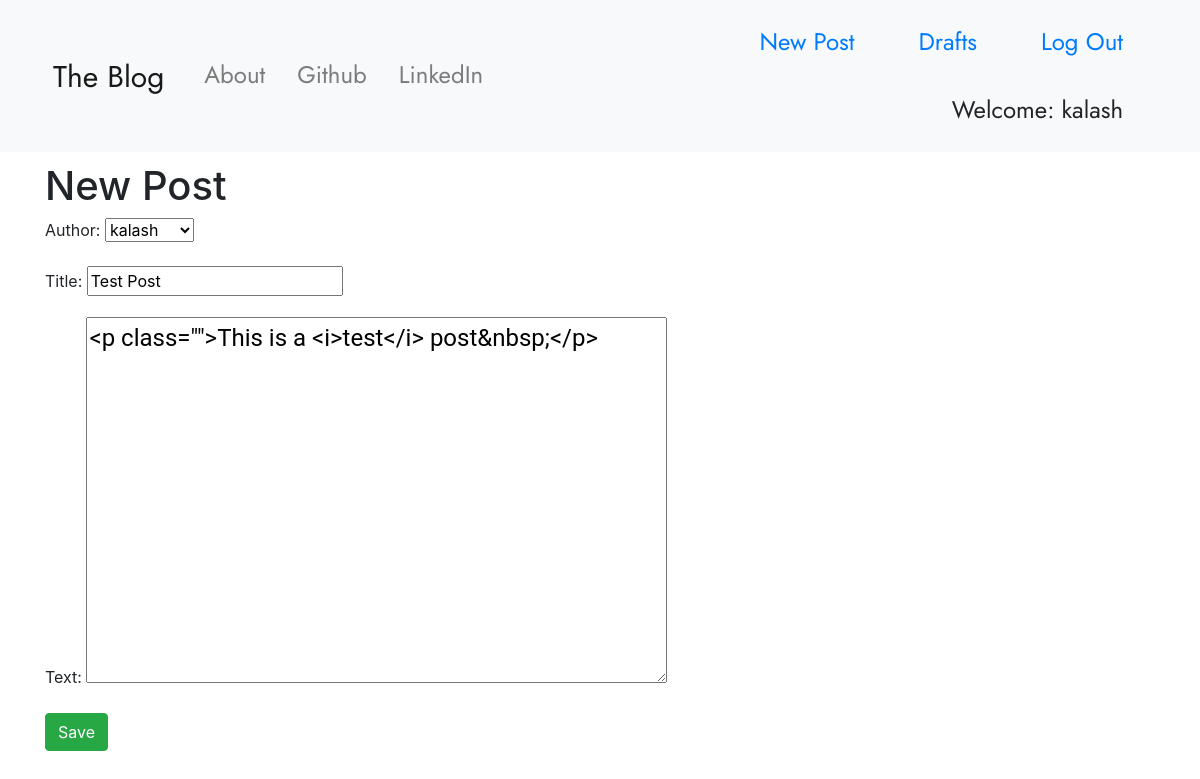
Screenshot of /post/1/edit/ (signed in) with the database file from the repository.
### blog/models.py (models this page shows, shortened)
class Post(models.Model):
    author = models.ForeignKey('auth.User',on_delete=models.CASCADE)
    title = models.CharField(max_length=200)
    text = models.TextField()
    created_date = models.DateTimeField(default=timezone.now())
    published_date = models.DateTimeField(blank=True,null=True)

### blog/views.py (the view)
# urls.py: path('post/<int:pk>/edit/',views.PostUpdateView.as_view(),name='post_edit'),
class PostUpdateView(LoginRequiredMixin,UpdateView):
    login_url = '/login/'
    redirect_field_name = 'blog/post_detail.html'
    form_class = PostForm
    model = Post

### blog/forms.py
class PostForm(forms.ModelForm):
    class Meta():
        model = Post
        fields = ('author','title','text')
        widgets = {
            'title':forms.TextInput(attrs={'class':'textinputclass'}),
            'text':forms.Textarea(attrs={'class':'editable medium-editor-textarea postcontent'})
        }

### blog/templates/blog/post_form.html (shortened to what this page needs)
{% extends "blog/base.html" %}
{% block content%}
  <h1>New Post</h1>
  <form class="post-form" method="POST">
    {{form.as_p}}
    <button class="btn btn-success" type="submit">Save</button>
  </form>
{% endblock %}

### blog/templates/blog/base.html (shortened to what this page needs)
<!DOCTYPE html>
{% load static %}
<html lang="" dir="ltr">
  <head>
    <link rel="stylesheet" href="https://stackpath.bootstrapcdn.com/bootstrap/4.4.1/css/bootstrap.min.css">
    <link rel="stylesheet" href="https://use.fontawesome.com/releases/v5.7.0/css/all.css">
    <link rel="stylesheet" href="//cdn.jsdelivr.net/npm/medium-editor@latest/dist/css/medium-editor.min.css" type="text/css" media="screen" charset="utf-8">
    <link rel="stylesheet" href="{% static 'css/blog.css' %}">
  </head>
  <body>
    <nav class="navbar navbar-expand-sm bg-light navbar-light techfont custom-navbar">
      <div class="container">
      <ul class="navbar-nav nav-link">
        <li class="nav-link"><a class="navbar-brand bigbrand" href="{% url 'post_list' %}">The Blog</a></li>
        <li class="nav-link"><a class="nav-link" href="{% url 'about' %}">About</a></li>
        <li class="nav-link"><a class="nav-link" href="https://www.github.com">Github</a></li>
        <li class="nav-link"><a class="nav-link" href="https://www.linkedin.com">LinkedIn</a></li>
      </ul>
      <ul class="nav justify-content-end right-nav">
        {% if user.is_authenticated%}
        <li class="nav-link">
            <a class="nav-link" href="{% url 'post_new'%}">New Post</a>
        </li>
        <li class="nav-link">
            <a class="nav-link" href="{% url 'post_draft_list'%}">Drafts</a>
        </li>
        <li class="nav-link">
            <a class="nav-link" href="{% url 'logout' %}">Log Out</a>
        </li>
        <li class="nav-link">
            <a class="nav-link">Welcome: {{user.username}}</a>
        </li>
          {% else %}
            <li><a href="{% url 'login'%}"><i class="fas fa-user"></i></a></li>
        {% endif %}
      </ul>
      </div>
    </nav>
    <div class="content container">
      <div class="row">
        <div class="col-md-8">
          <div class="blog_posts">
            {% block content %}
            {% endblock %}
          </div>
        </div>
      </div>
    </div>
  </body>
</html>

### blog/static/css/blog.css (style rules this page uses)
.techfont { font-family: 'Jost', sans-serif; font-size: 1.5em; margin-bottom: 10px; }
.bigbrand { font-size: 30px; }
.postcontent { font-family: 'Roboto'; font-size: 1.5em; }

### rows the page displays
Post: author "kalash", title "Test Post", text "<p class=\"\">This is a <i>test</i> post&nbsp;</p>"

### other values shown
{{ user.username }} "kalash"
